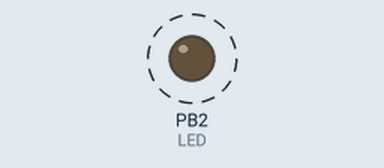
The program below on a simulated ATmega328P, built with avr-gcc and emulated at 16 MHz. Shown: output pins drawn as LEDs (lit = HIGH). Dashed ring = blinking.

Above: at 0.5 s.
Timing chart, 0 to 3.0 s (numbered marks = the images above):
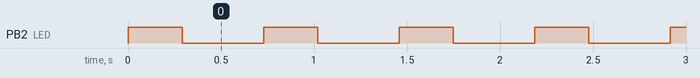

Measured:
- by itself, PB2 (LED): alternates HIGH for 0.29 s and LOW for 0.44 s

The program:

main.cpp
```cpp
/*
 * Timers_Part3_Task1.cpp
 *
 * Created: 3/23/2019 7:06:05 PM
 * Author : Benjamin Johnson
 * Student #: 5003284489
 * Email: johnsb18@unlv.nevada.edu
 */

#define F_CPU 16000000UL
#include <avr/io.h>
#include <avr/interrupt.h>

uint8_t OVFCOUNT = 0;		// overflow count multiplier
uint8_t OVFLIMIT = 18;		// overflow count limit, set for 40% of DC

int main(void)
{
    DDRB |= (1<<2);						// set PORTB.2 for output (LED)
	PORTB |= (1<<2);					// set LED off
	OCR0A = 252;						// TOP = 256 - 4
	TCCR0B |= (1<<WGM02) | (1<<CS02) | (1<<CS00);	// prescaler = 1024, CTC mode
	TIMSK0 = (1<<OCIE0A);				// enable timer0 compare match int
	TCNT0 = 0;							// initialize timer to 0
	sei();								// enable interrupts


    while (1) {			// wait for interrupt
    }
}

ISR (TIMER0_COMPA_vect)
{
	OVFCOUNT++;		// increment counter
	if (OVFCOUNT == OVFLIMIT) {
		PORTB ^= (1<<2);		// toggle LED
		if(OVFLIMIT == 18) {
			OVFLIMIT = 27;		// set overflow limit for 40% DC
		} else {
			OVFLIMIT = 18;		// set overflow limit for 60% DC
		}
		OVFCOUNT = 0;		// reset counter
	}
	TCNT0 = 0;		// reset timer
}
```
